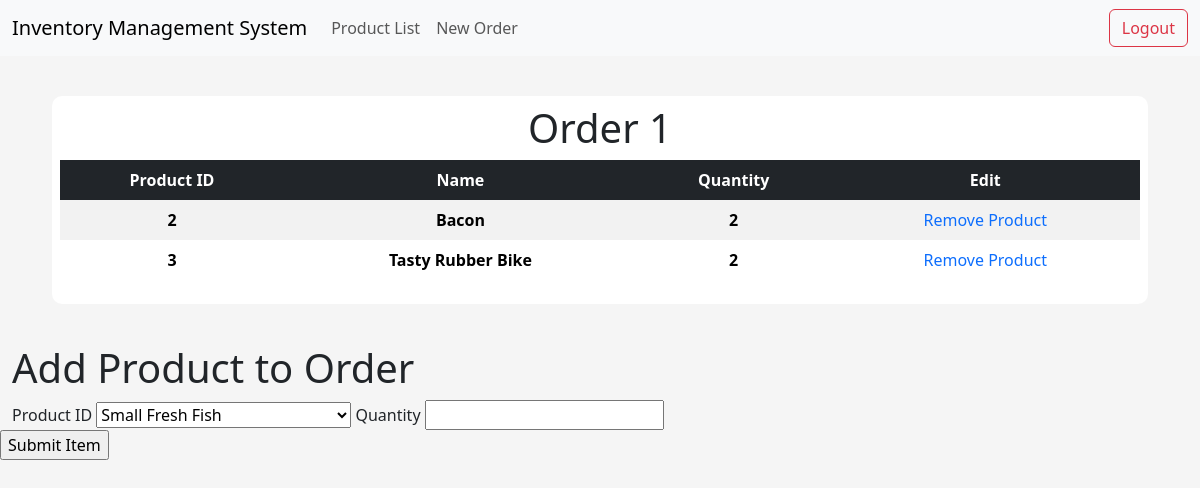
The page /order/1 on the database as committed earlier.
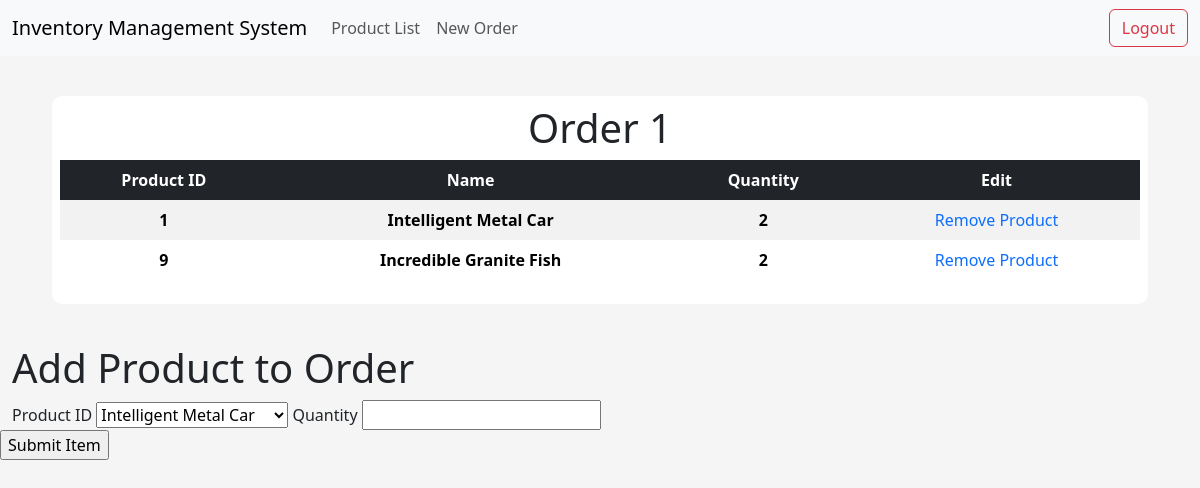
The same page on the database as committed later.
### app/models/tables.py (models this page shows, shortened)
class Product(db.Model):
    __tablename__ = "product"
    id = db.Column(db.Integer, primary_key=True)
    name = db.Column(db.String(50), nullable=False, unique=True)
    price = db.Column(db.Float, nullable=False)
    quantity_available = db.Column(db.Integer)

class OrderItem(db.Model):
    __tablename__ = "order_item"
    order_id = db.Column(db.Integer, db.ForeignKey("order.id"), primary_key=True)
    item_id = db.Column(db.Integer, db.ForeignKey("product.id"), primary_key=True)
    quantity = db.Column(db.Integer, nullable=False)
    total_price = db.Column(db.Integer, nullable=False)

### app/controllers/default.py (the view, shortened to what this page needs)
@app.route("/order/<int:id>", methods=["GET", "POST"])
def order(id):
    form = AddOrderItemForm()
    products = Product.query.all()
    form.product_id.choices = [(product.id, product.name) for product in products]
    order_items = OrderItem.query.filter_by(order_id=id).all()
    product_names = [Product.query.get(item.item_id).name for item in order_items]
    print(type(id))
    print("ORDER ITEMSSSSS: ", order_items)
    return render_template(
        "order.html",
        order=id,
        order_items=order_items,
        product_names=product_names,
        zip=zip,
        form=form,
    )

### app/models/forms.py (shortened to what this page needs)
class AddOrderItemForm(FlaskForm):
    product_id = SelectField("Product ID", coerce=int, validators=[DataRequired()])
    quantity = IntegerField("Quantity", validators=[DataRequired()])
    submit = SubmitField("Submit Item")

### app/templates/order.html (shortened to what this page needs)
{% extends "index.html" %}
{% block body %}
<div class="content-section">
    <div class="title">
        <h1>Order {{order}}</h1>
    </div>
    <table class="table table-striped table-borderless table-hover text-center">
        <thead class="table-dark table-sm">
            <tr>
                <th scope="col">Product ID</th>
                <th scope="col">Name</th>
                <th scope="col">Quantity</th>
                <th scope="col">Edit</th>
            </tr>
        </thead>
        <tbody>
            {% for product, product_name in zip(order_items, product_names) %}
            <tr>
                <th scope="row">{{ product.item_id }}</th>
                <th scope="row">{{ product_name }}</th>
                <th scope="row">{{ product.quantity }}</th>
                <td><a style="text-decoration: none;" href=""> Remove Product </a></td>
            </tr>
            {% endfor %}
        </tbody>
    </table>
</div>
<h1>Add Product to Order</h1>
    <form method="POST" action="{{ url_for('order',id=order) }}" id="orderForm">
        {{form.product_id.label}}
        {{form.product_id}}
        {{form.quantity.label}}
        {{form.quantity}}
        </div>
        {{ form.submit() }}
{% endblock body %}

Rows that differ between the two databases and show on the page:
no longer on this page (row edited): Product: item_id "2", name "Bacon", quantity "2"
no longer on this page (row edited): Product: item_id "3", name "Tasty Rubber Bike", quantity "2"
now on this page (row edited): Product: item_id "1", name "Intelligent Metal Car", quantity "2"
now on this page (row edited): Product: item_id "9", name "Incredible Granite Fish", quantity "2"
Other text that changed with them:
form field product_id: "Small Fresh Fish" → "Intelligent Metal Car"
